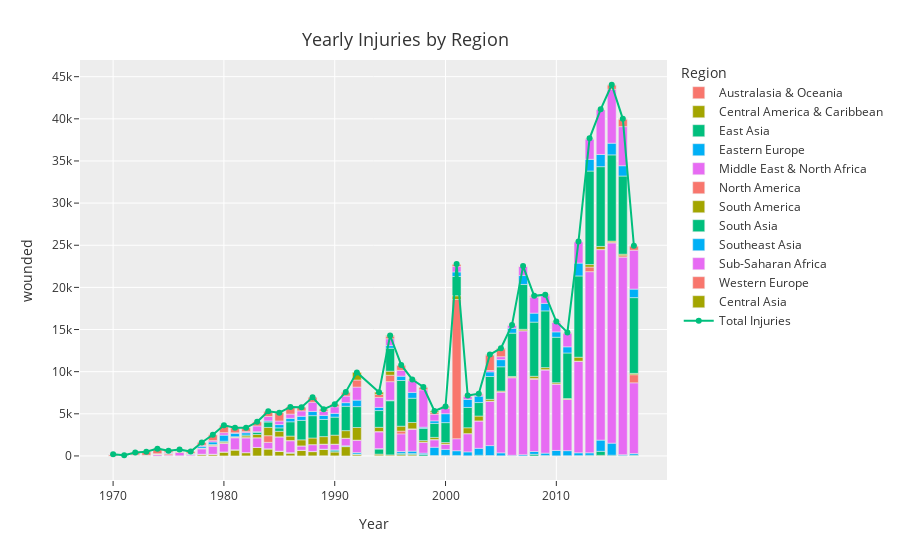

Write notebook code for a chart like this one.
### Code cell
# YEARLY INJURIES BY REGION

region_per_yr = df[['year', 'region', 'country', 'wounded']].groupby(['year', 'region']).sum('wounded').reset_index().rename(columns = {'region' : 'Region'})
regions = list(region_per_yr['Region'])

total_per_yr = region_per_yr.groupby('year').sum('wounded').reset_index().rename(columns = {'wounded' : 'across_year'}).astype({'across_year' : int})
joined_df = region_per_yr.merge(total_per_yr, left_on = 'year', right_on = 'year', how = 'left')

fig = px.bar(joined_df, x = 'year', y = 'wounded', color = 'Region', template = 'ggplot2',
            height = 550, labels={'year' : 'Year', 'across_region' : '# of Attacks'})

fig.update_layout(title = {'text' : 'Yearly Injuries by Region', 'x' : 0.45, 'y' : 0.94, 'font_size' : 18}, hovermode = 'x')

fig.add_trace(go.Scatter(
        x = total_per_yr['year'].values,
        y = total_per_yr['across_year'].values,
        mode = 'lines+markers',
        name = 'Total Injuries'
    ))

### Figure 1 — Plotly figure (JSON) as saved in the notebook; plotly's stock layout.template omitted (floating-point values rounded to 4 significant figures)
{"data": [{"alignmentgroup": "True", "hovertemplate": "Region=Australasia & Oceania<br>Year=%{x}<br>wounded=%{y}<extra></extra>", "legendgroup": "Australasia & Oceania", "marker": {"color": "#F8766D", "pattern": {"shape": ""}}, "name": "Australasia & Oceania", "offsetgroup": "Australasia & Oceania", "orientation": "v", "showlegend": true, "textposition": "auto", "type": "bar", "x": [1970, 1971, 1972, 1973, 1974, 1978, 1979, 1980, 1981, 1982, 1984, 1985, 1986, 1987, 1988, 1989, 1990, 1991, 1992, 1994, 1995, 1996, 1997, 1998, 1999, 2000, 2001, 2002, 2003, 2006, 2007, 2008, 2009, 2010, 2013, 2014, 2015, 2016, 2017], "xaxis": "x", "y": [0, 0, 0, 0, 0, 9, 9, 3, 0, 3, 1, 11, 22, 1, 11, 25, 12, 0, 14, 34, 17, 14, 23, 2, 0, 17, 0, 0, 0, 0, 0, 0, 0, 0, 0, 7, 0, 1, 24], "yaxis": "y"}, {"alignmentgroup": "True", "hovertemplate": "Region=Central America & Caribbean<br>Year=%{x}<br>wounded=%{y}<extra></extra>", "legendgroup": "Central America & Caribbean", "marker": {"color": "#A3A500", "pattern": {"shape": ""}}, "name": "Central America & Caribbean", "offsetgroup": "Central America & Caribbean", "orientation": "v", "showlegend": true, "textposition": "auto", "type": "bar", "x": [1970, 1971, 1972, 1973, 1974, 1975, 1976, 1977, 1978, 1979, 1980, 1981, 1982, 1983, 1984, 1985, 1986, 1987, 1988, 1989, 1990, 1991, 1992, 1994, 1995, 1996, 1997, 1998, 1999, 2000, 2001, 2002, 2003, 2004, 2005, 2006, 2007, 2009, 2010, 2011, 2012, 2013, 2014, 2015, 2016, 2017], "xaxis": "x", "y": [0, 0, 0, 0, 3, 1, 18, 12, 143, 189, 467, 703, 393, 1001, 837, 553, 311, 671, 500, 741, 450, 1107, 164, 178, 104, 137, 135, 0, 3, 28, 3, 1, 6, 44, 14, 1, 2, 1, 0, 0, 1, 3, 65, 0, 0, 1], "yaxis": "y"}, {"alignmentgroup": "True", "hovertemplate": "Region=East Asia<br>Year=%{x}<br>wounded=%{y}<extra></extra>", "legendgroup": "East Asia", "marker": {"color": "#00BF7D", "pattern": {"shape": ""}}, "name": "East Asia", "offsetgroup": "East Asia", "orientation": "v", "showlegend": true, "textposition": "auto", "type": "bar", "x": [1970, 1971, 1973, 1974, 1975, 1976, 1977, 1978, 1979, 1980, 1981, 1982, 1983, 1984, 1985, 1986, 1987, 1988, 1989, 1990, 1991, 1992, 1994, 1995, 1996, 1997, 1998, 1999, 2000, 2001, 2002, 2003, 2004, 2005, 2006, 2008, 2009, 2010, 2011, 2012, 2013, 2014, 2015, 2016, 2017], "xaxis": "x", "y": [0, 0, 0, 7, 2, 1, 0, 53, 2, 2, 25, 3, 5, 11, 7, 31, 3, 26, 13, 136, 31, 50, 612, 6426, 161, 118, 166, 50, 19, 57, 18, 76, 7, 3, 1, 197, 56, 14, 32, 38, 71, 478, 84, 44, 77], "yaxis": "y"}, {"alignmentgroup": "True", "hovertemplate": "Region=Eastern Europe<br>Year=%{x}<br>wounded=%{y}<extra></extra>", "legendgroup": "Eastern Europe", "marker": {"color": "#00B0F6", "pattern": {"shape": ""}}, "name": "Eastern Europe", "offsetgroup": "Eastern Europe", "orientation": "v", "showlegend": true, "textposition": "auto", "type": "bar", "x": [1970, 1971, 1972, 1973, 1974, 1977, 1978, 1979, 1980, 1981, 1982, 1983, 1984, 1985, 1986, 1987, 1988, 1989, 1990, 1991, 1992, 1994, 1995, 1996, 1997, 1998, 1999, 2000, 2001, 2002, 2003, 2004, 2005, 2006, 2007, 2008, 2009, 2010, 2011, 2012, 2013, 2014, 2015, 2016, 2017], "xaxis": "x", "y": [0, 0, 0, 7, 0, 7, 1, 5, 2, 5, 0, 4, 2, 0, 34, 1, 0, 27, 122, 72, 174, 46, 61, 219, 291, 164, 979, 710, 558, 464, 822, 1176, 352, 75, 144, 332, 275, 639, 595, 332, 296, 1329, 1433, 107, 183], "yaxis": "y"}, {"alignmentgroup": "True", "hovertemplate": "Region=Middle East & North Africa<br>Year=%{x}<br>wounded=%{y}<extra></extra>", "legendgroup": "Middle East & North Africa", "marker": {"color": "#E76BF3", "pattern": {"shape": ""}}, "name": "Middle East & North Africa", "offsetgroup": "Middle East & North Africa", "orientation": "v", "showlegend": true, "textposition": "auto", "type": "bar", "x": [1970, 1971, 1972, 1973, 1974, 1975, 1976, 1977, 1978, 1979, 1980, 1981, 1982, 1983, 1984, 1985, 1986, 1987, 1988, 1989, 1990, 1991, 1992, 1994, 1995, 1996, 1997, 1998, 1999, 2000, 2001, 2002, 2003, 2004, 2005, 2006, 2007, 2008, 2009, 2010, 2011, 2012, 2013, 2014, 2015, 2016, 2017], "xaxis": "x", "y": [5, 11, 83, 18, 168, 92, 388, 115, 641, 953, 1019, 1425, 1738, 1145, 763, 1684, 1401, 516, 807, 564, 670, 892, 1468, 1982, 2205, 2085, 2582, 1291, 877, 586, 1424, 2157, 3252, 5267, 7220, 9198, 14709, 8545, 9862, 7871, 6089, 10861, 21496, 22601, 23757, 23433, 8392], "yaxis": "y"}, {"alignmentgroup": "True", "hovertemplate": "Region=North America<br>Year=%{x}<br>wounded=%{y}<extra></extra>", "legendgroup": "North America", "marker": {"color": "#F8766D", "pattern": {"shape": ""}}, "name": "North America", "offsetgroup": "North America", "orientation": "v", "showlegend": true, "textposition": "auto", "type": "bar", "x": [1970, 1971, 1972, 1973, 1974, 1975, 1976, 1977, 1978, 1979, 1980, 1981, 1982, 1983, 1984, 1985, 1986, 1987, 1988, 1989, 1990, 1991, 1992, 1994, 1995, 1996, 1997, 1998, 1999, 2000, 2001, 2002, 2003, 2004, 2005, 2006, 2007, 2008, 2009, 2010, 2011, 2012, 2013, 2014, 2015, 2016, 2017], "xaxis": "x", "y": [160, 55, 42, 33, 54, 163, 46, 32, 26, 58, 22, 21, 45, 7, 789, 15, 37, 1, 1, 28, 8, 4, 7, 49, 766, 331, 66, 8, 44, 40, 16520, 11, 1, 3, 0, 48, 6, 126, 44, 17, 3, 15, 546, 27, 70, 173, 963], "yaxis": "y"}, {"alignmentgroup": "True", "hovertemplate": "Region=South America<br>Year=%{x}<br>wounded=%{y}<extra></extra>", "legendgroup": "South America", "marker": {"color": "#A3A500", "pattern": {"shape": ""}}, "name": "South America", "offsetgroup": "South America", "orientation": "v", "showlegend": true, "textposition": "auto", "type": "bar", "x": [1970, 1971, 1972, 1973, 1974, 1975, 1976, 1977, 1978, 1979, 1980, 1981, 1982, 1983, 1984, 1985, 1986, 1987, 1988, 1989, 1990, 1991, 1992, 1994, 1995, 1996, 1997, 1998, 1999, 2000, 2001, 2002, 2003, 2004, 2005, 2006, 2007, 2008, 2009, 2010, 2011, 2012, 2013, 2014, 2015, 2016, 2017], "xaxis": "x", "y": [4, 0, 1, 19, 29, 16, 106, 42, 51, 77, 123, 76, 186, 383, 984, 652, 522, 718, 782, 895, 1069, 896, 1497, 495, 472, 582, 756, 191, 250, 191, 446, 690, 575, 218, 108, 106, 163, 253, 244, 149, 90, 470, 292, 355, 145, 179, 156], "yaxis": "y"}, {"alignmentgroup": "True", "hovertemplate": "Region=South Asia<br>Year=%{x}<br>wounded=%{y}<extra></extra>", "legendgroup": "South Asia", "marker": {"color": "#00BF7D", "pattern": {"shape": ""}}, "name": "South Asia", "offsetgroup": "South Asia", "orientation": "v", "showlegend": true, "textposition": "auto", "type": "bar", "x": [1970, 1972, 1973, 1974, 1975, 1976, 1977, 1978, 1979, 1980, 1981, 1982, 1983, 1984, 1985, 1986, 1987, 1988, 1989, 1990, 1991, 1992, 1994, 1995, 1996, 1997, 1998, 1999, 2000, 2001, 2002, 2003, 2004, 2005, 2006, 2007, 2008, 2009, 2010, 2011, 2012, 2013, 2014, 2015, 2016, 2017], "xaxis": "x", "y": [20, 0, 1, 2, 0, 3, 1, 2, 63, 111, 24, 115, 252, 638, 408, 1694, 2309, 2653, 2037, 2138, 2892, 2481, 1987, 2732, 5423, 2879, 1450, 1656, 2364, 2288, 2415, 1604, 2710, 2883, 5142, 5324, 6427, 6729, 5396, 5408, 9640, 11098, 9461, 10233, 9277, 8990], "yaxis": "y"}, {"alignmentgroup": "True", "hovertemplate": "Region=Southeast Asia<br>Year=%{x}<br>wounded=%{y}<extra></extra>", "legendgroup": "Southeast Asia", "marker": {"color": "#00B0F6", "pattern": {"shape": ""}}, "name": "Southeast Asia", "offsetgroup": "Southeast Asia", "orientation": "v", "showlegend": true, "textposition": "auto", "type": "bar", "x": [1970, 1971, 1972, 1973, 1974, 1975, 1976, 1977, 1978, 1979, 1980, 1981, 1982, 1983, 1984, 1985, 1986, 1987, 1988, 1989, 1990, 1991, 1992, 1994, 1995, 1996, 1997, 1998, 1999, 2000, 2001, 2002, 2003, 2004, 2005, 2006, 2007, 2008, 2009, 2010, 2011, 2012, 2013, 2014, 2015, 2016, 2017], "xaxis": "x", "y": [13, 10, 1, 8, 0, 48, 73, 72, 219, 300, 719, 424, 270, 80, 128, 391, 414, 485, 507, 479, 448, 429, 768, 378, 310, 511, 690, 137, 305, 1054, 538, 956, 759, 551, 846, 582, 1057, 1060, 892, 634, 730, 1526, 1392, 1451, 1386, 1220, 1008], "yaxis": "y"}, {"alignmentgroup": "True", "hovertemplate": "Region=Sub-Saharan Africa<br>Year=%{x}<br>wounded=%{y}<extra></extra>", "legendgroup": "Sub-Saharan Africa", "marker": {"color": "#E76BF3", "pattern": {"shape": ""}}, "name": "Sub-Saharan Africa", "offsetgroup": "Sub-Saharan Africa", "orientation": "v", "showlegend": true, "textposition": "auto", "type": "bar", "x": [1970, 1971, 1972, 1973, 1974, 1975, 1976, 1977, 1978, 1979, 1980, 1981, 1982, 1983, 1984, 1985, 1986, 1987, 1988, 1989, 1990, 1991, 1992, 1994, 1995, 1996, 1997, 1998, 1999, 2000, 2001, 2002, 2003, 2004, 2005, 2006, 2007, 2008, 2009, 2010, 2011, 2012, 2013, 2014, 2015, 2016, 2017], "xaxis": "x", "y": [0, 0, 0, 2, 1, 100, 1, 36, 121, 161, 294, 44, 130, 682, 527, 424, 502, 639, 1083, 496, 783, 783, 1547, 1185, 811, 699, 1390, 4440, 789, 616, 654, 338, 158, 161, 350, 360, 1074, 1905, 901, 1142, 1613, 2536, 2407, 5316, 6397, 4642, 4617], "yaxis": "y"}, {"alignmentgroup": "True", "hovertemplate": "Region=Western Europe<br>Year=%{x}<br>wounded=%{y}<extra></extra>", "legendgroup": "Western Europe", "marker": {"color": "#F8766D", "pattern": {"shape": ""}}, "name": "Western Europe", "offsetgroup": "Western Europe", "orientation": "v", "showlegend": true, "textposition": "auto", "type": "bar", "x": [1970, 1971, 1972, 1973, 1974, 1975, 1976, 1977, 1978, 1979, 1980, 1981, 1982, 1983, 1984, 1985, 1986, 1987, 1988, 1989, 1990, 1991, 1992, 1994, 1995, 1996, 1997, 1998, 1999, 2000, 2001, 2002, 2003, 2004, 2005, 2006, 2007, 2008, 2009, 2010, 2011, 2012, 2013, 2014, 2015, 2016, 2017], "xaxis": "x", "y": [10, 6, 282, 407, 601, 195, 120, 201, 334, 689, 883, 590, 459, 488, 611, 985, 846, 431, 590, 234, 292, 473, 838, 365, 322, 589, 95, 283, 221, 155, 259, 94, 130, 1853, 942, 31, 44, 76, 104, 42, 96, 15, 85, 31, 526, 900, 509], "yaxis": "y"}, {"alignmentgroup": "True", "hovertemplate": "Region=Central Asia<br>Year=%{x}<br>wounded=%{y}<extra></extra>", "legendgroup": "Central Asia", "marker": {"color": "#A3A500", "pattern": {"shape": ""}}, "name": "Central Asia", "offsetgroup": "Central Asia", "orientation": "v", "showlegend": true, "textposition": "auto", "type": "bar", "x": [1991, 1992, 1994, 1995, 1996, 1997, 1998, 1999, 2000, 2001, 2002, 2003, 2004, 2005, 2006, 2007, 2008, 2009, 2010, 2011, 2012, 2013, 2014, 2015, 2016, 2017], "xaxis": "x", "y": [12, 907, 258, 66, 44, 47, 51, 167, 89, 27, 18, 1, 32, 66, 6, 1, 77, 30, 43, 3, 11, 2, 7, 12, 25, 7], "yaxis": "y"}, {"mode": "lines+markers", "name": "Total Injuries", "type": "scatter", "x": [1970, 1971, 1972, 1973, 1974, 1975, 1976, 1977, 1978, 1979, 1980, 1981, 1982, 1983, 1984, 1985, 1986, 1987, 1988, 1989, 1990, 1991, 1992, 1994, 1995, 1996, 1997, 1998, 1999, 2000, 2001, 2002, 2003, 2004, 2005, 2006, 2007, 2008, 2009, 2010, 2011, 2012, 2013, 2014, 2015, 2016, 2017], "y": [212, 82, 409, 495, 865, 617, 756, 518, 1600, 2506, 3645, 3337, 3342, 4047, 5291, 5130, 5814, 5775, 6960, 5539, 6128, 7591, 9915, 7569, 14292, 10795, 9072, 8183, 5341, 5869, 22774, 7162, 7384, 12022, 12784, 15550, 22524, 18998, 19138, 15947, 14659, 25445, 37688, 41128, 44043, 40001, 24927]}], "layout": {"autosize": true, "barmode": "relative", "hovermode": "x", "legend": {"title": {"text": "Region"}, "tracegroupgap": 0}, "margin": {"t": 60}, "title": {"font": {"size": 18}, "text": "Yearly Injuries by Region", "x": 0.45, "y": 0.94}, "xaxis": {"anchor": "y", "autorange": true, "domain": [0, 1], "range": [1967.0, 2020.0], "title": {"text": "Year"}, "type": "linear"}, "yaxis": {"anchor": "x", "autorange": true, "domain": [0, 1], "range": [-2867.0, 46990.0], "title": {"text": "wounded"}, "type": "linear"}}}
